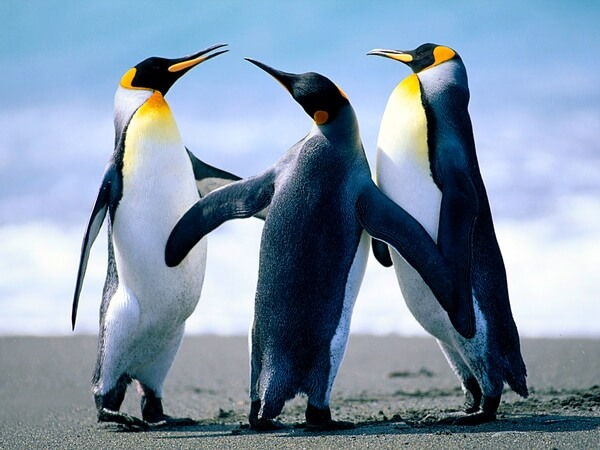
//> input picture 02_ImagelectureEcriture/Penguins.jpg, 600 x 450 px, given in place of the camera
$ ./soustraction   (built with g++ and OpenCV 4)
//> lines starting //> are read from the running program, lines starting //| are printed output that depends on the picture
/************************************************************************************/
/*!
    \file     soustraction.cpp
    \author   Philippe SIMIER (Touchard Wahington le Mans)

    \brief    Programme pour tester la soustraction d'arriere plan
    \detail   Cette démonstration vous permet de tester la fonction de soustraction d'arrière-plan
              incluse dans OpenCV. La soustraction d'arrière-plan peut être utile pour localiser
              des objets en mouvements ou ponctuels sur un arrière-plan fixe.
              C'est très simple : une caméra capture une frame et la compare avec la précédente
              qu'elle a mis en mémoire.  Si la différence entre ces deux images est supérieure
              à un certain seuil, le programme considère qu'il y a eu mouvement,
              et déclenche un action particulière.
              OpenCV propose une fonction CountNonZero qui permet de calculer le nombre de pixels
              non noirs sur une image. Le nombre de pixels noirs correspond simplement à la résolution
              en pixels de l'image - le nombre de pixels non noirs !

    \compilation
	      g++ $(pkg-config --libs --cflags opencv) -o soustraction soustraction.cpp

    \version    1.0 - First release
*/
/*************************************************************************************/
#include <iostream>
#include <opencv2/opencv.hpp>
#include <opencv2/highgui.hpp>

using namespace cv;
using namespace std;


void showControle(int *seuil, int *nb){
  //Create trackbars in "Control" window
  namedWindow("Control",1);
  cvCreateTrackbar("Seuil", "Control", seuil, 255);
  cvCreateTrackbar("Nb", "Control", nb, 255);
}


int main(int argc,char ** argv)
{

  Mat image, image1, image2, imageDiff;
  double largeur,hauteur;
  double fps;
  int seuilA = 65;
  int nbMax  = 30;
  showControle(&seuilA, &nbMax);
  int nb;

  VideoCapture cap(0);
  if (!cap.isOpened()) {
    cerr << "ERREUR: Impossible d'ouvrir la camera" << endl;
    return -1;
  }

  largeur = cap.get(CAP_PROP_FRAME_WIDTH);
  hauteur = cap.get(CAP_PROP_FRAME_HEIGHT);
  fps     = cap.get(CAP_PROP_FPS);


  cout << "Taille image : " << largeur << " x " << hauteur << endl;
  cout << "Frame rate   : " << fps << " images par seconde" << endl;

  cout << "démarrage de la capture, appuyer sur la touche x du clavier pour quitter" << endl;

  cap >> image1;
//> image1 is the input picture: 450 rows x 600 cols, CV_8UC3; mean B, G, R 168.3, 148.1, 128.5
  if (image1.empty()) {
        cerr << "ERREUR: Impossible de capturer une image" << endl;
        return -1;
  }
  flip(image1, image,-1); // mirroir horizontal
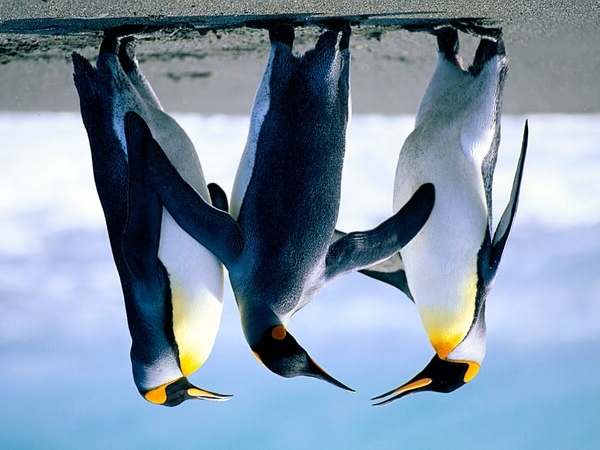
//> image: 450 rows x 600 cols, CV_8UC3; mean B, G, R 168.3, 148.1, 128.5
  cvtColor( image, image1, CV_RGB2GRAY);
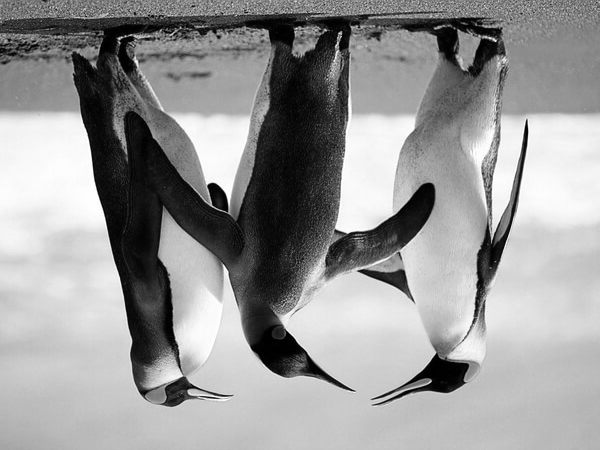
//> image1: 450 rows x 600 cols, CV_8UC1; min 0, max 255, mean 151.9

  do {

    cap >> image2;
    flip(image2, image,-1); // mirroir horizontal
    cvtColor( image, image2, CV_RGB2GRAY);
    absdiff(image1,image2,imageDiff);// Absolute differences between the 2 images
//> imageDiff: 450 rows x 600 cols, CV_8UC1; every value is 0
    threshold(imageDiff, imageDiff, seuilA, 255,CV_THRESH_BINARY); // set threshold to ignore small differences you can also use inrange function

    nb = countNonZero(imageDiff == 255); // comptage des pixels
//> nb = 0
    if (nb > nbMax){
        putText(image, "Mouvement en cours!", Point(20, 20), FONT_HERSHEY_PLAIN, 1.0, CV_RGB(255,255,255), 2.0);
    }
    imshow("Live", image); // affichage de l'image dans une fenêtre pour controle
    image2.copyTo(image1);
//> the 'x' key is pressed
  }
  while(waitKey(5) !='x');

  cout << "Fermeture de la camera" << endl;
  cap.release();
  destroyAllWindows();
  cout << "bye!" <<endl;
  return 0;
}
